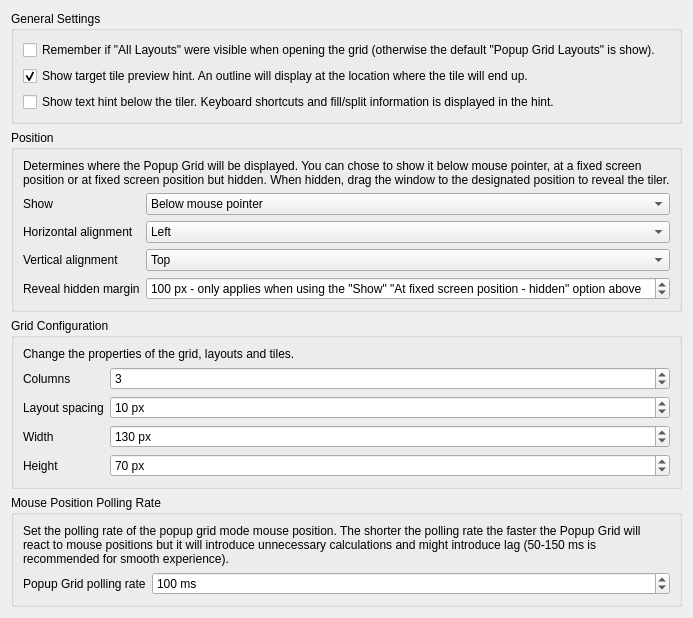
     <widget class="QWidget" name="tab_2">
      <attribute name="icon">
       <iconset theme="edit-select-all"/>
      </attribute>
      <attribute name="title">
       <string>Popup Grid Mode</string>
      </attribute>
      <layout class="QVBoxLayout" name="verticalLayout_8">
       <item>
        <widget class="QGroupBox" name="groupBox_5">
         <property name="title">
          <string>General Settings</string>
         </property>
         <layout class="QVBoxLayout" name="verticalLayout_13">
          <item>
           <widget class="QCheckBox" name="kcfg_rememberAllLayouts">
            <property name="text">
             <string>Remember if &quot;All Layouts&quot; were visible when opening the grid (otherwise the default &quot;Popup Grid Layouts&quot; is show).</string>
            </property>
           </widget>
          </item>
          <item>
           <widget class="QCheckBox" name="kcfg_showTargetTileHint">
            <property name="text">
             <string>Show target tile preview hint. An outline will display at the location where the tile will end up.</string>
            </property>
            <property name="checked">
             <bool>true</bool>
            </property>
           </widget>
          </item>
          <item>
           <widget class="QCheckBox" name="kcfg_showTextHint">
            <property name="text">
             <string>Show text hint below the tiler. Keyboard shortcuts and fill/split information is displayed in the hint.</string>
            </property>
           </widget>
          </item>
         </layout>
        </widget>
       </item>
       <item>
        <widget class="QGroupBox" name="groupBox_7">
         <property name="title">
          <string>Position</string>
         </property>
         <layout class="QVBoxLayout" name="verticalLayout_16">
          <item>
           <widget class="QLabel" name="label_24">
            <property name="text">
             <string>Determines where the Popup Grid will be displayed. You can chose to show it below mouse pointer, at a fixed screen position or at fixed screen position but hidden. When hidden, drag the window to the designated position to reveal the tiler.</string>
            </property>
            <property name="wordWrap">
             <bool>true</bool>
            </property>
           </widget>
          </item>
          <item>
           <layout class="QFormLayout" name="formLayout_5">
            <item row="0" column="0">
             <widget class="QLabel" name="label_39">
              <property name="text">
               <string>Show</string>
              </property>
             </widget>
            </item>
            <item row="1" column="0">
             <widget class="QLabel" name="label_40">
              <property name="text">
               <string>Horizontal alignment</string>
              </property>
             </widget>
            </item>
            <item row="2" column="0">
             <widget class="QLabel" name="label_41">
              <property name="text">
               <string>Vertical alignment</string>
              </property>
             </widget>
            </item>
            <item row="0" column="1">
             <widget class="QComboBox" name="kcfg_popupGridAt">
              <property name="sizePolicy">
               <sizepolicy hsizetype="Expanding" vsizetype="Fixed">
                <horstretch>0</horstretch>
                <verstretch>0</verstretch>
               </sizepolicy>
              </property>
              <item>
               <property name="text">
                <string>Below mouse pointer</string>
               </property>
              </item>
              <item>
               <property name="text">
                <string>At fixed screen position</string>
               </property>
              </item>
              <item>
               <property name="text">
                <string>At fixed screen position - hidden (drag window to the specified location to reveal the tiler)</string>
               </property>
              </item>
             </widget>
            </item>
            <item row="1" column="1">
             <widget class="QComboBox" name="kcfg_horizontalAlignment">
              <property name="sizePolicy">
               <sizepolicy hsizetype="Expanding" vsizetype="Fixed">
                <horstretch>0</horstretch>
                <verstretch>0</verstretch>
               </sizepolicy>
              </property>
              <item>
               <property name="text">
                <string>Left</string>
               </property>
              </item>
              <item>
               <property name="text">
                <string>Center</string>
               </property>
              </item>
              <item>
               <property name="text">
                <string>Right</string>
               </property>
              </item>
             </widget>
            </item>
            <item row="2" column="1">
             <widget class="QComboBox" name="kcfg_verticalAlignment">
              <property name="sizePolicy">
               <sizepolicy hsizetype="Expanding" vsizetype="Fixed">
                <horstretch>0</horstretch>
                <verstretch>0</verstretch>
               </sizepolicy>
              </property>
              <item>
               <property name="text">
                <string>Top</string>
               </property>
              </item>
              <item>
               <property name="text">
                <string>Center</string>
               </property>
              </item>
              <item>
               <property name="text">
                <string>Bottom</string>
               </property>
              </item>
             </widget>
            </item>
            <item row="3" column="0">
             <widget class="QLabel" name="label_43">
              <property name="text">
               <string>Reveal hidden margin</string>
              </property>
             </widget>
            </item>
            <item row="3" column="1">
             <widget class="QSpinBox" name="kcfg_revealMargin">
              <property name="suffix">
               <string> px - only applies when using the &quot;Show&quot; &quot;At fixed screen position - hidden&quot; option above</string>
              </property>
              <property name="maximum">
               <number>2000</number>
              </property>
              <property name="value">
               <number>100</number>
              </property>
             </widget>
            </item>
           </layout>
          </item>
         </layout>
        </widget>
       </item>
       <item>
        <widget class="QGroupBox" name="groupBox_4">
         <property name="enabled">
          <bool>true</bool>
         </property>
         <property name="title">
          <string>Grid Configuration</string>
         </property>
         <layout class="QVBoxLayout" name="verticalLayout_12">
          <item>
           <widget class="QLabel" name="label_32">
            <property name="text">
             <string>Change the properties of the grid, layouts and tiles.</string>
            </property>
           </widget>
          </item>
          <item>
           <layout class="QFormLayout" name="formLayout_2">
            <item row="0" column="0">
             <widget class="QLabel" name="label_33">
              <property name="text">
               <string>Columns</string>
              </property>
             </widget>
            </item>
            <item row="1" column="0">
             <widget class="QLabel" name="label_34">
              <property name="text">
               <string>Layout spacing</string>
              </property>
             </widget>
            </item>
            <item row="2" column="0">
             <widget class="QLabel" name="label_35">
              <property name="text">
               <string>Width</string>
              </property>
             </widget>
            </item>
            <item row="3" column="0">
             <widget class="QLabel" name="label_36">
              <property name="text">
               <string>Height</string>
              </property>
             </widget>
            </item>
            <item row="0" column="1">
             <widget class="QSpinBox" name="kcfg_gridColumns">
              <property name="sizePolicy">
               <sizepolicy hsizetype="MinimumExpanding" vsizetype="Fixed">
                <horstretch>0</horstretch>
                <verstretch>0</verstretch>
               </sizepolicy>
              </property>
              <property name="minimum">
               <number>1</number>
              </property>
              <property name="maximum">
               <number>10</number>
              </property>
              <property name="value">
               <number>3</number>
              </property>
             </widget>
            </item>
            <item row="1" column="1">
             <widget class="QSpinBox" name="kcfg_gridSpacing">
              <property name="sizePolicy">
               <sizepolicy hsizetype="MinimumExpanding" vsizetype="Fixed">
                <horstretch>0</horstretch>
                <verstretch>0</verstretch>
               </sizepolicy>
              </property>
              <property name="suffix">
               <string> px</string>
              </property>
              <property name="minimum">
               <number>1</number>
              </property>
              <property name="maximum">
               <number>15</number>
              </property>
              <property name="value">
               <number>10</number>
              </property>
             </widget>
            </item>
            <item row="2" column="1">
             <widget class="QSpinBox" name="kcfg_gridWidth">
              <property name="sizePolicy">
               <sizepolicy hsizetype="MinimumExpanding" vsizetype="Fixed">
                <horstretch>0</horstretch>
                <verstretch>0</verstretch>
               </sizepolicy>
              </property>
              <property name="suffix">
               <string> px</string>
              </property>
              <property name="minimum">
               <number>60</number>
              </property>
              <property name="maximum">
               <number>250</number>
              </property>
              <property name="singleStep">
               <number>5</number>
              </property>
              <property name="value">
               <number>130</number>
              </property>
             </widget>
            </item>
            <item row="3" column="1">
             <widget class="QSpinBox" name="kcfg_gridHeight">
              <property name="sizePolicy">
               <sizepolicy hsizetype="MinimumExpanding" vsizetype="Fixed">
                <horstretch>0</horstretch>
                <verstretch>0</verstretch>
               </sizepolicy>
              </property>
              <property name="suffix">
               <string> px</string>
              </property>
              <property name="minimum">
               <number>60</number>
              </property>
              <property name="maximum">
               <number>250</number>
              </property>
              <property name="singleStep">
               <number>5</number>
              </property>
              <property name="value">
               <number>70</number>
              </property>
             </widget>
            </item>
           </layout>
          </item>
         </layout>
        </widget>
       </item>
       <item>
        <widget class="QGroupBox" name="groupBox_2">
         <property name="enabled">
          <bool>true</bool>
         </property>
         <property name="title">
          <string>Mouse Position Polling Rate</string>
         </property>
         <layout class="QVBoxLayout" name="verticalLayout_10">
          <item>
           <widget class="QLabel" name="label_21">
            <property name="text">
             <string>Set the polling rate of the popup grid mode mouse position. The shorter the polling rate the faster the Popup Grid will react to mouse positions but it will introduce unnecessary calculations and might introduce lag (50-150 ms is recommended for smooth experience).</string>
            </property>
            <property name="wordWrap">
             <bool>true</bool>
            </property>
           </widget>
          </item>
          <item>
           <layout class="QHBoxLayout" name="horizontalLayout_5">
            <item>
             <widget class="QLabel" name="label_38">
              <property name="text">
               <string>Popup Grid polling rate</string>
              </property>
             </widget>
            </item>
            <item>
             <widget class="QSpinBox" name="kcfg_popupGridPollingRate">
              <property name="sizePolicy">
               <sizepolicy hsizetype="MinimumExpanding" vsizetype="Fixed">
                <horstretch>0</horstretch>
                <verstretch>0</verstretch>
               </sizepolicy>
              </property>
              <property name="suffix">
               <string> ms</string>
              </property>
              <property name="minimum">
               <number>30</number>
              </property>
              <property name="maximum">
               <number>1000</number>
              </property>
              <property name="singleStep">
               <number>10</number>
              </property>
              <property name="value">
               <number>100</number>
              </property>
             </widget>
            </item>
           </layout>
          </item>
         </layout>
        </widget>
       </item>
       <item>
        <spacer name="verticalSpacer_2">
         <property name="orientation">
          <enum>Qt::Orientation::Vertical</enum>
         </property>
         <property name="sizeType">
          <enum>QSizePolicy::Policy::MinimumExpanding</enum>
         </property>
         <property name="sizeHint" stdset="0">
          <size>
           <width>0</width>
           <height>0</height>
          </size>
         </property>
        </spacer>
       </item>
      </layout>
     </widget>
